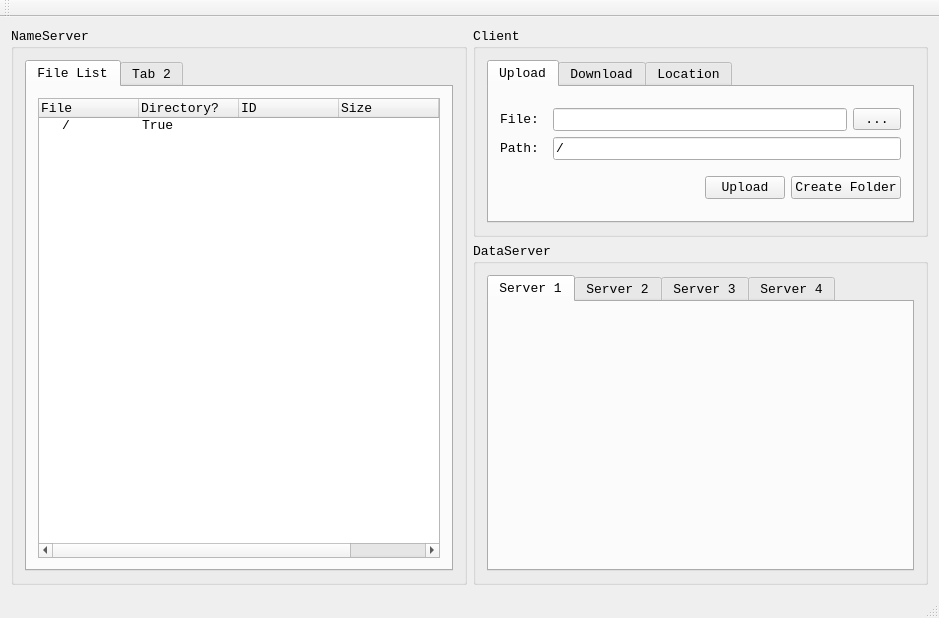
<?xml version="1.0" encoding="UTF-8"?>
<ui version="4.0">
 <class>MiniDFSClass</class>
 <widget class="QMainWindow" name="MiniDFSClass">
  <property name="geometry">
   <rect>
    <x>0</x>
    <y>0</y>
    <width>939</width>
    <height>618</height>
   </rect>
  </property>
  <property name="font">
   <font>
    <family>Consolas</family>
    <pointsize>10</pointsize>
   </font>
  </property>
  <property name="windowTitle">
   <string>MiniDFS</string>
  </property>
  <widget class="QWidget" name="centralWidget">
   <layout class="QGridLayout" name="gridLayout_6">
    <item row="0" column="0" rowspan="2">
     <widget class="QGroupBox" name="groupBox">
      <property name="title">
       <string>NameServer</string>
      </property>
      <layout class="QHBoxLayout" name="horizontalLayout_3">
       <item>
        <widget class="QTabWidget" name="tabWidget_3">
         <property name="currentIndex">
          <number>0</number>
         </property>
         <widget class="QWidget" name="tab">
          <attribute name="title">
           <string>File List</string>
          </attribute>
          <layout class="QGridLayout" name="gridLayout_2">
           <item row="0" column="0" colspan="2">
            <widget class="QTreeWidget" name="fileTree">
             <column>
              <property name="text">
               <string>File</string>
              </property>
             </column>
             <column>
              <property name="text">
               <string>Directory?</string>
              </property>
             </column>
             <column>
              <property name="text">
               <string>ID</string>
              </property>
             </column>
             <column>
              <property name="text">
               <string>Size</string>
              </property>
             </column>
             <column>
              <property name="text">
               <string>Chunks</string>
              </property>
             </column>
             <item>
              <property name="text">
               <string>/</string>
              </property>
              <property name="text">
               <string>True</string>
              </property>
              <property name="text">
               <string/>
              </property>
             </item>
            </widget>
           </item>
          </layout>
         </widget>
         <widget class="QWidget" name="tab_2">
          <attribute name="title">
           <string>Tab 2</string>
          </attribute>
         </widget>
        </widget>
       </item>
      </layout>
     </widget>
    </item>
    <item row="0" column="1">
     <widget class="QGroupBox" name="groupBox_2">
      <property name="sizePolicy">
       <sizepolicy hsizetype="Preferred" vsizetype="Maximum">
        <horstretch>0</horstretch>
        <verstretch>0</verstretch>
       </sizepolicy>
      </property>
      <property name="title">
       <string>Client</string>
      </property>
      <layout class="QHBoxLayout" name="horizontalLayout_2">
       <item>
        <widget class="QTabWidget" name="tabWidget_2">
         <property name="currentIndex">
          <number>0</number>
         </property>
         <widget class="QWidget" name="tab_upload">
          <attribute name="title">
           <string>Upload</string>
          </attribute>
          <layout class="QVBoxLayout" name="verticalLayout">
           <item>
            <layout class="QGridLayout" name="gridLayout">
             <item row="0" column="0">
              <widget class="QLabel" name="label">
               <property name="sizePolicy">
                <sizepolicy hsizetype="Maximum" vsizetype="Preferred">
                 <horstretch>0</horstretch>
                 <verstretch>0</verstretch>
                </sizepolicy>
               </property>
               <property name="text">
                <string>File: </string>
               </property>
              </widget>
             </item>
             <item row="0" column="1" colspan="2">
              <widget class="QLineEdit" name="uploadFileEdit">
               <property name="clearButtonEnabled">
                <bool>true</bool>
               </property>
              </widget>
             </item>
             <item row="0" column="3">
              <widget class="QToolButton" name="getFileBtn">
               <property name="text">
                <string>...</string>
               </property>
               <property name="toolButtonStyle">
                <enum>Qt::ToolButtonIconOnly</enum>
               </property>
              </widget>
             </item>
             <item row="1" column="0">
              <widget class="QLabel" name="label_4">
               <property name="text">
                <string>Path: </string>
               </property>
              </widget>
             </item>
             <item row="1" column="1" colspan="3">
              <widget class="QLineEdit" name="uploadPathEdit">
               <property name="text">
                <string>/</string>
               </property>
               <property name="readOnly">
                <bool>true</bool>
               </property>
               <property name="placeholderText">
                <string/>
               </property>
              </widget>
             </item>
            </layout>
           </item>
           <item>
            <layout class="QHBoxLayout" name="horizontalLayout_4">
             <item>
              <spacer name="horizontalSpacer">
               <property name="orientation">
                <enum>Qt::Horizontal</enum>
               </property>
               <property name="sizeHint" stdset="0">
                <size>
                 <width>38</width>
                 <height>20</height>
                </size>
               </property>
              </spacer>
             </item>
             <item>
              <widget class="QPushButton" name="uploadBtn">
               <property name="text">
                <string>Upload</string>
               </property>
              </widget>
             </item>
             <item>
              <widget class="QPushButton" name="createDirBtn">
               <property name="text">
                <string>Create Folder</string>
               </property>
              </widget>
             </item>
            </layout>
           </item>
          </layout>
         </widget>
         <widget class="QWidget" name="tab_download">
          <attribute name="title">
           <string>Download</string>
          </attribute>
          <layout class="QGridLayout" name="gridLayout_5">
           <item row="0" column="0" colspan="2">
            <layout class="QGridLayout" name="gridLayout_3">
             <item row="0" column="0">
              <widget class="QLabel" name="label_2">
               <property name="sizePolicy">
                <sizepolicy hsizetype="Maximum" vsizetype="Preferred">
                 <horstretch>0</horstretch>
                 <verstretch>0</verstretch>
                </sizepolicy>
               </property>
               <property name="text">
                <string>Path: </string>
               </property>
              </widget>
             </item>
             <item row="0" column="1" colspan="2">
              <widget class="QLineEdit" name="downloadPathEdit">
               <property name="text">
                <string>/</string>
               </property>
               <property name="readOnly">
                <bool>true</bool>
               </property>
              </widget>
             </item>
             <item row="2" column="0">
              <widget class="QLabel" name="label_5">
               <property name="text">
                <string>ID: </string>
               </property>
              </widget>
             </item>
             <item row="1" column="0">
              <widget class="QLabel" name="label_6">
               <property name="text">
                <string>Name: </string>
               </property>
              </widget>
             </item>
             <item row="1" column="1" colspan="2">
              <widget class="QLineEdit" name="downloadNameEdit">
               <property name="readOnly">
                <bool>true</bool>
               </property>
              </widget>
             </item>
             <item row="2" column="1" colspan="2">
              <widget class="QLineEdit" name="downloadIdEdit">
               <property name="readOnly">
                <bool>true</bool>
               </property>
              </widget>
             </item>
            </layout>
           </item>
           <item row="1" column="0">
            <spacer name="horizontalSpacer_2">
             <property name="orientation">
              <enum>Qt::Horizontal</enum>
             </property>
             <property name="sizeHint" stdset="0">
              <size>
               <width>300</width>
               <height>20</height>
              </size>
             </property>
            </spacer>
           </item>
           <item row="1" column="1">
            <widget class="QPushButton" name="downloadBtn">
             <property name="text">
              <string>Download</string>
             </property>
            </widget>
           </item>
          </layout>
         </widget>
         <widget class="QWidget" name="tab_3">
          <attribute name="title">
           <string>Location</string>
          </attribute>
          <widget class="QLabel" name="label_3">
           <property name="geometry">
            <rect>
             <x>10</x>
             <y>10</y>
             <width>72</width>
             <height>15</height>
            </rect>
           </property>
           <property name="text">
            <string/>
           </property>
          </widget>
          <widget class="QLineEdit" name="lineEdit_3">
           <property name="geometry">
            <rect>
             <x>150</x>
             <y>20</y>
             <width>113</width>
             <height>21</height>
            </rect>
           </property>
          </widget>
         </widget>
        </widget>
       </item>
      </layout>
     </widget>
    </item>
    <item row="1" column="1">
     <widget class="QGroupBox" name="groupBox_3">
      <property name="title">
       <string>DataServer</string>
      </property>
      <layout class="QHBoxLayout" name="horizontalLayout">
       <item>
        <widget class="QTabWidget" name="tabWidget">
         <property name="currentIndex">
          <number>0</number>
         </property>
         <widget class="QWidget" name="tab_server1">
          <attribute name="title">
           <string>Server 1</string>
          </attribute>
         </widget>
         <widget class="QWidget" name="tab_server2">
          <attribute name="title">
           <string>Server 2</string>
          </attribute>
         </widget>
         <widget class="QWidget" name="tab_server3">
          <attribute name="title">
           <string>Server 3</string>
          </attribute>
         </widget>
         <widget class="QWidget" name="tab_server4">
          <attribute name="title">
           <string>Server 4</string>
          </attribute>
         </widget>
        </widget>
       </item>
      </layout>
     </widget>
    </item>
   </layout>
  </widget>
  <widget class="QMenuBar" name="menuBar">
   <property name="geometry">
    <rect>
     <x>0</x>
     <y>0</y>
     <width>939</width>
     <height>21</height>
    </rect>
   </property>
  </widget>
  <widget class="QToolBar" name="mainToolBar">
   <attribute name="toolBarArea">
    <enum>TopToolBarArea</enum>
   </attribute>
   <attribute name="toolBarBreak">
    <bool>false</bool>
   </attribute>
  </widget>
  <widget class="QStatusBar" name="statusBar"/>
 </widget>
 <layoutdefault spacing="6" margin="11"/>
 <resources>
  <include location="MiniDFS.qrc"/>
 </resources>
 <connections/>
</ui>
